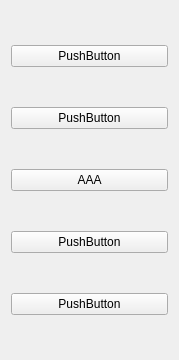
<?xml version="1.0" encoding="UTF-8"?>
<ui version="4.0">
 <class>SideNavigationBar</class>
 <widget class="QWidget" name="SideNavigationBar">
  <property name="geometry">
   <rect>
    <x>0</x>
    <y>0</y>
    <width>179</width>
    <height>360</height>
   </rect>
  </property>
  <property name="windowTitle">
   <string>Form</string>
  </property>
  <property name="styleSheet">
   <string notr="true"/>
  </property>
  <layout class="QVBoxLayout" name="verticalLayout">
   <item>
    <widget class="QPushButton" name="pushButton">
     <property name="text">
      <string>PushButton</string>
     </property>
    </widget>
   </item>
   <item>
    <widget class="QPushButton" name="pushButton_3">
     <property name="text">
      <string>PushButton</string>
     </property>
    </widget>
   </item>
   <item>
    <widget class="QPushButton" name="pushButton_2">
     <property name="text">
      <string>AAA</string>
     </property>
    </widget>
   </item>
   <item>
    <widget class="QPushButton" name="pushButton_4">
     <property name="text">
      <string>PushButton</string>
     </property>
    </widget>
   </item>
   <item>
    <widget class="QPushButton" name="pushButton_5">
     <property name="text">
      <string>PushButton</string>
     </property>
    </widget>
   </item>
  </layout>
 </widget>
 <resources/>
 <connections/>
</ui>
